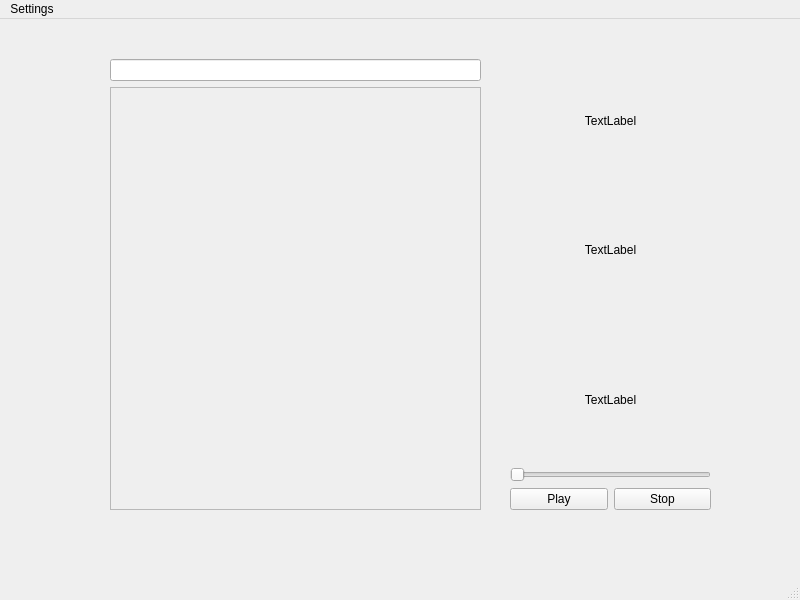
<?xml version="1.0" encoding="UTF-8"?>
<ui version="4.0">
 <class>MainWindow</class>
 <widget class="QMainWindow" name="MainWindow">
  <property name="geometry">
   <rect>
    <x>0</x>
    <y>0</y>
    <width>800</width>
    <height>600</height>
   </rect>
  </property>
  <property name="windowTitle">
   <string>MainWindow</string>
  </property>
  <widget class="QWidget" name="centralwidget">
   <property name="sizePolicy">
    <sizepolicy hsizetype="Preferred" vsizetype="Preferred">
     <horstretch>0</horstretch>
     <verstretch>0</verstretch>
    </sizepolicy>
   </property>
   <widget class="QWidget" name="verticalLayoutWidget">
    <property name="geometry">
     <rect>
      <x>110</x>
      <y>40</y>
      <width>371</width>
      <height>451</height>
     </rect>
    </property>
    <layout class="QVBoxLayout" name="searcherLayout" stretch="0,0">
     <property name="sizeConstraint">
      <enum>QLayout::SetNoConstraint</enum>
     </property>
     <item>
      <widget class="QLineEdit" name="searchbar">
       <property name="sizePolicy">
        <sizepolicy hsizetype="Expanding" vsizetype="Preferred">
         <horstretch>0</horstretch>
         <verstretch>0</verstretch>
        </sizepolicy>
       </property>
      </widget>
     </item>
     <item>
      <widget class="QScrollArea" name="searchedContent">
       <property name="sizeAdjustPolicy">
        <enum>QAbstractScrollArea::AdjustToContents</enum>
       </property>
       <property name="widgetResizable">
        <bool>true</bool>
       </property>
       <widget class="QWidget" name="scrollAreaWidgetContents">
        <property name="geometry">
         <rect>
          <x>0</x>
          <y>0</y>
          <width>367</width>
          <height>414</height>
         </rect>
        </property>
        <property name="sizePolicy">
         <sizepolicy hsizetype="Preferred" vsizetype="Preferred">
          <horstretch>2</horstretch>
          <verstretch>2</verstretch>
         </sizepolicy>
        </property>
       </widget>
      </widget>
     </item>
    </layout>
   </widget>
   <widget class="QWidget" name="verticalLayoutWidget_3">
    <property name="geometry">
     <rect>
      <x>510</x>
      <y>40</y>
      <width>201</width>
      <height>451</height>
     </rect>
    </property>
    <layout class="QVBoxLayout" name="playerLayout">
     <property name="sizeConstraint">
      <enum>QLayout::SetNoConstraint</enum>
     </property>
     <item>
      <widget class="QLabel" name="sender_icon">
       <property name="sizePolicy">
        <sizepolicy hsizetype="Preferred" vsizetype="Preferred">
         <horstretch>0</horstretch>
         <verstretch>0</verstretch>
        </sizepolicy>
       </property>
       <property name="text">
        <string>TextLabel</string>
       </property>
       <property name="alignment">
        <set>Qt::AlignCenter</set>
       </property>
      </widget>
     </item>
     <item>
      <widget class="QLabel" name="sender_name">
       <property name="text">
        <string>TextLabel</string>
       </property>
       <property name="alignment">
        <set>Qt::AlignCenter</set>
       </property>
      </widget>
     </item>
     <item>
      <spacer name="horizontalSpacer_2">
       <property name="orientation">
        <enum>Qt::Horizontal</enum>
       </property>
       <property name="sizeHint" stdset="0">
        <size>
         <width>40</width>
         <height>20</height>
        </size>
       </property>
      </spacer>
     </item>
     <item>
      <widget class="QLabel" name="song_title">
       <property name="text">
        <string>TextLabel</string>
       </property>
       <property name="alignment">
        <set>Qt::AlignCenter</set>
       </property>
      </widget>
     </item>
     <item>
      <widget class="QSlider" name="volumeSlider">
       <property name="orientation">
        <enum>Qt::Horizontal</enum>
       </property>
      </widget>
     </item>
     <item>
      <layout class="QHBoxLayout" name="playerButtons">
       <property name="sizeConstraint">
        <enum>QLayout::SetNoConstraint</enum>
       </property>
       <item>
        <widget class="QPushButton" name="play">
         <property name="sizePolicy">
          <sizepolicy hsizetype="Minimum" vsizetype="Fixed">
           <horstretch>0</horstretch>
           <verstretch>0</verstretch>
          </sizepolicy>
         </property>
         <property name="text">
          <string>Play</string>
         </property>
        </widget>
       </item>
       <item>
        <widget class="QPushButton" name="stop">
         <property name="text">
          <string>Stop</string>
         </property>
        </widget>
       </item>
      </layout>
     </item>
    </layout>
   </widget>
  </widget>
  <widget class="QMenuBar" name="menubar">
   <property name="geometry">
    <rect>
     <x>0</x>
     <y>0</y>
     <width>800</width>
     <height>25</height>
    </rect>
   </property>
   <widget class="QMenu" name="menufile">
    <property name="title">
     <string>Settings</string>
    </property>
   </widget>
   <addaction name="menufile"/>
  </widget>
  <widget class="QStatusBar" name="statusbar"/>
 </widget>
 <resources/>
 <connections/>
</ui>
